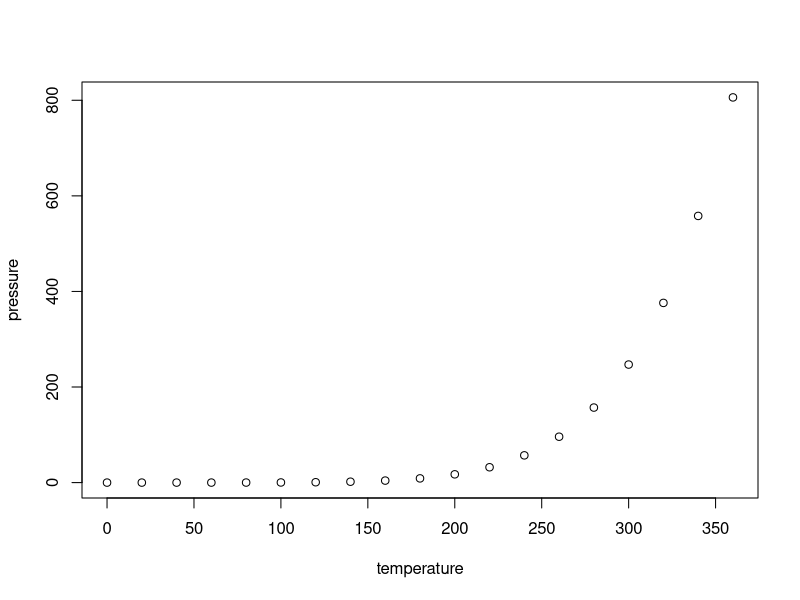
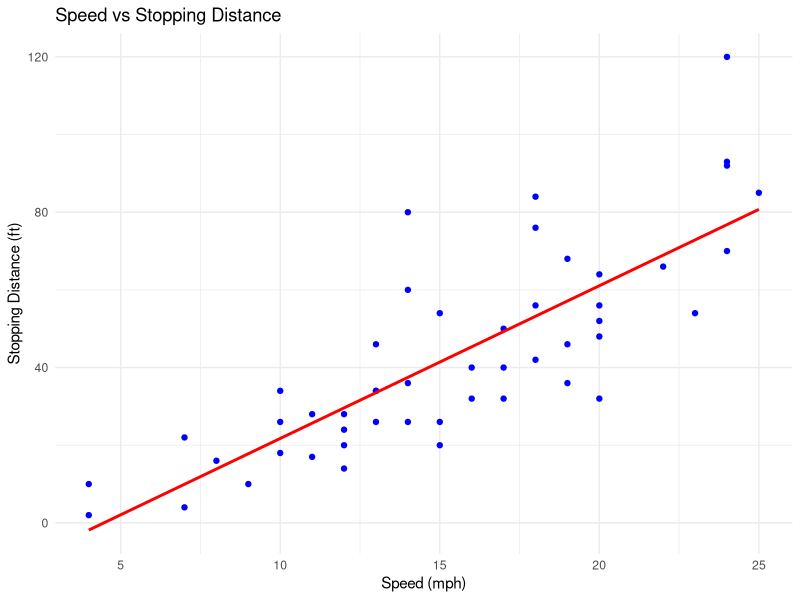

Source code (R) for these figures, in order:
## ---- chunk 1
knitr::opts_chunk$set(echo = TRUE)
## ---- chunk 2
summary(cars)
## ---- chunk 3
plot(pressure)
## ---- chunk 4
library(ggplot2)

ggplot(cars, aes(x = speed, y = dist)) +
  geom_point(colour = "blue") +
  geom_smooth(method = "lm", se = FALSE, colour = "red") +
  labs(title = "Speed vs Stopping Distance",
       x = "Speed (mph)",
       y = "Stopping Distance (ft)") +
  theme_minimal()
